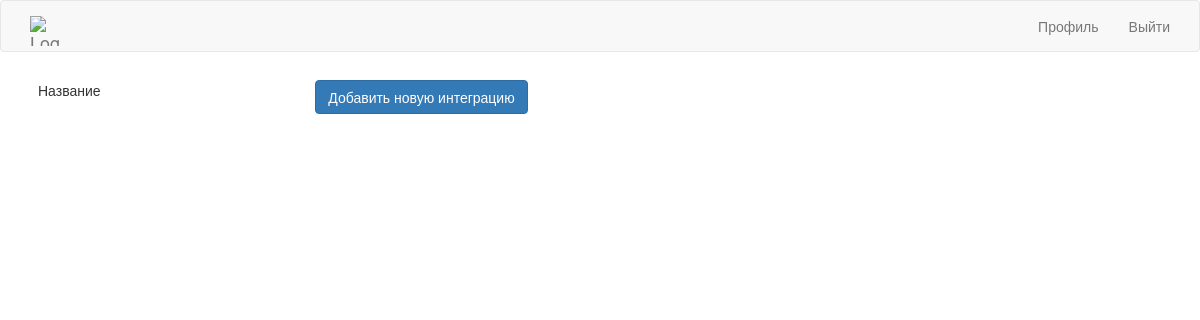
Page /user_integrations (signed in) on the earlier database version.
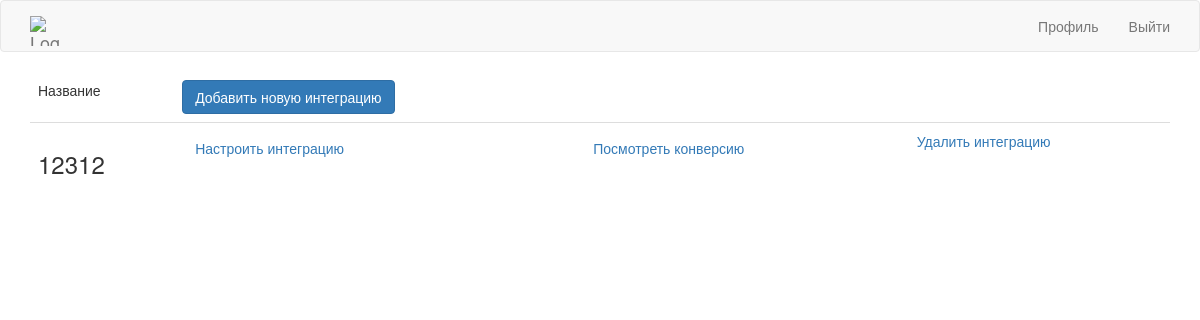
Same page on the later database version.
### app/models.py (models this page shows, shortened)
class Integration(UserMixin,db.Model):
    id = db.Column(db.Integer, primary_key=True)
    user_id = db.Column(db.Integer, db.ForeignKey('user.id'))
    integration_name = db.Column(db.String(100))
    api_key = db.Column(db.String(100))
    user_domain = db.Column(db.String(100))
    metrika_key = db.Column(db.String(100))
    metrika_counter_id = db.Column(db.Integer)
    clickhouse_login = db.Column(db.String(20))
    clickhouse_password = db.Column(db.String(20))
    clickhouse_host = db.Column(db.String(200))
    clickhouse_db = db.Column(db.String(200))

### app/main/routes.py (the view)
@bp.route('/user_integrations', methods=['GET'])
@login_required
def user_integrations():
    user = User.query.filter_by(id=current_user.id).first()
    integrations = user.integrations.all()
    return render_template('user_integrations.html', integrations=integrations)

### app/models.py (called while the page is built)
@login.user_loader
def load_user(id):
    return User.query.get(int(id))

### app/templates/user_integrations.html
{% extends "base.html" %}
{% block app_content %}
<table class="profile table table-hover">
    <thead>
        <tr>
            <td>
                Название
            </td>
            <td>
              <a class="btn btn-primary"
              href="{{url_for('main.create_integration')}}"
              role="button">
              Добавить новую интеграцию
            </a>
            </td>
            <td>
            </td>
        </tr>
      </thead>
    <tbody>
    {% for integration in integrations %}
        {% include '_integration.html' %}
    {% endfor %}
    </tbody>
</table>
{% endblock %}

### app/templates/base.html (shortened to what this page needs)
{% extends 'bootstrap/base.html' %}
{% block navbar %}
  <nav class="navbar navbar-default">
      <div class="container">
      <ul class="nav navbar-nav navbar-left">
        <li>
          <a class="navbar-brand" href="{{ url_for('main.index') }}">
          <img src="https://ffb2efd5105ff0aedbc9-9cdacdeebf0faa19b665bf427f0c8092.ssl.cf1.rackcdn.com/img/getresponse.png" width="30" height="30" alt="Logo">
          </a>
        </li>
      </ul>
      <ul class="nav navbar-nav navbar-right">
        {% if current_user.is_authenticated %}
        <li>
        <a href="{{ url_for('main.profile') }}" class="navbar-item">
            Профиль
        </a>
        </li>
        {% endif %}
        {% if current_user.is_authenticated %}
        <li>
        <a href="{{ url_for('auth.logout') }}" class="navbar-item">
            Выйти
        </a>
        </li>
        {% endif %}
      </ul>
    </div>
</nav>
        {% endblock %}
        {% block content %}
            <div class="container">
                {% block app_content %}{% endblock %}
            </div>
        {% endblock %}
{% block scripts %}
<link id="load-css-0" rel="stylesheet" type="text/css" href="https://www.gstatic.com/charts/48.1/css/core/tooltip.css">
<link id="load-css-1" rel="stylesheet" type="text/css" href="https://www.gstatic.com/charts/48.1/css/util/util.css">
{% endblock %}

### app/templates/_integration.html
<tr id='{{integration.id}}'>
    <td>
       <h3>{{integration.integration_name}}</h3>
    </td>
    <td>
      <a class="btn btn-link"
      href="{{url_for('main.edit_integration', integration_id = integration.id) }}"
      role="button">
        Настроить интеграцию
      </a>
    </td>
    <td>
      <a class="btn btn-link"
      href="{{url_for('metrika.metrika', integration_id = integration.id) }}"
      role="button">
        Посмотреть конверсию
      </a>
    </td>
    <td>
      <a href="javascript:delete_integration('{{ integration.id }}')">{{ ('Удалить интеграцию') }}</a>
    </td>
</tr>

Differences in the rows shown:
added Integration: integration_name "12312", value "Удалить интеграцию"
